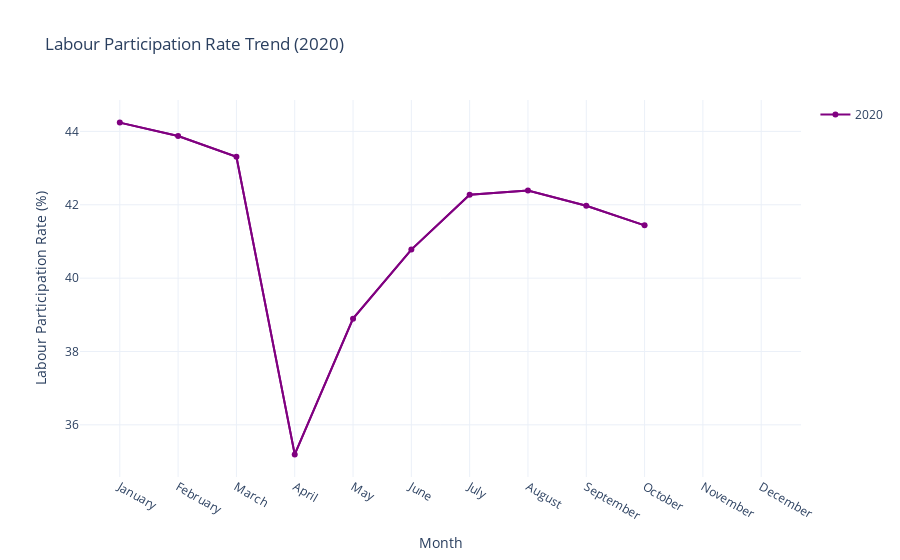

The notebook cell this image was saved under:
### Code cell
data_2020 = data[data['Year'] == 2020]
month_order = [calendar.month_name[i] for i in range(1, 13)]
data_2020['Month'] = pd.Categorical(data_2020['Month'], categories = month_order, ordered = True)

data_2020_monthly_avg = data_2020.groupby('Month')['Estimated Labour Participation Rate'].mean().reset_index()

figure_2020 = px.line(data_2020_monthly_avg, x = 'Month', y = 'Estimated Labour Participation Rate', 
                   title = 'Labour Participation Rate Trend (2020)',
                   labels = {'Estimated Labour Participation Rate': 'Labour Participation Rate (%)'},
                   line_dash_sequence = ['solid'], color_discrete_sequence = ['purple'])

trace_2020 = go.Scatter(x = data_2020_monthly_avg['Month'], y = data_2020_monthly_avg['Estimated Labour Participation Rate'], 
                        mode = 'markers+lines', name = '2020', line = dict(color='purple'))

figure_2020.add_trace(trace_2020)
figure_2020.update_layout(
    xaxis_title = 'Month',
    yaxis_title= ' Labour Participation Rate (%)',
    template = 'plotly_white'
)

figure_2020.show()

### Figure 1 — Plotly figure (JSON) as saved in the notebook; plotly's stock layout.template omitted (floating-point values rounded to 4 significant figures)
{"data": [{"hovertemplate": "Month=%{x}<br>Labour Participation Rate (%)=%{y}<extra></extra>", "legendgroup": "", "line": {"color": "purple", "dash": "solid"}, "marker": {"symbol": "circle"}, "mode": "lines", "name": "", "orientation": "v", "showlegend": false, "type": "scatter", "x": ["January", "February", "March", "April", "May", "June", "July", "August", "September", "October", "November", "December"], "xaxis": "x", "y": [44.24, 43.87, 43.31, 35.19, 38.9, 40.78, 42.27, 42.39, 41.97, 41.44, null, null], "yaxis": "y"}, {"line": {"color": "purple"}, "mode": "markers+lines", "name": "2020", "type": "scatter", "x": ["January", "February", "March", "April", "May", "June", "July", "August", "September", "October", "November", "December"], "y": [44.24, 43.87, 43.31, 35.19, 38.9, 40.78, 42.27, 42.39, 41.97, 41.44, null, null]}], "layout": {"legend": {"tracegroupgap": 0}, "title": {"text": "Labour Participation Rate Trend (2020)"}, "xaxis": {"anchor": "y", "domain": [0, 1], "title": {"text": "Month"}}, "yaxis": {"anchor": "x", "domain": [0, 1], "title": {"text": " Labour Participation Rate (%)"}}}}
